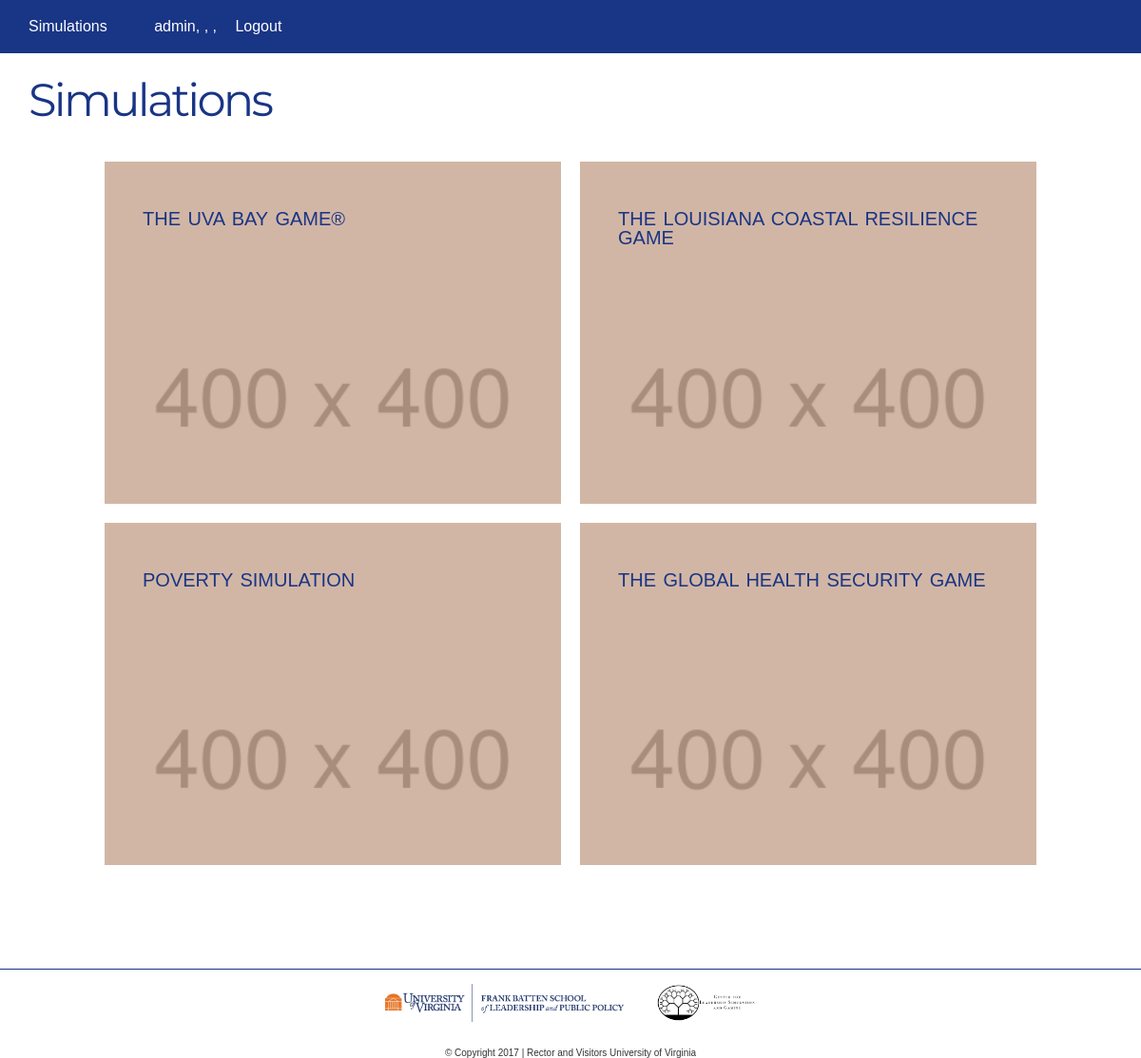
Page / (signed in) on the earlier database version.
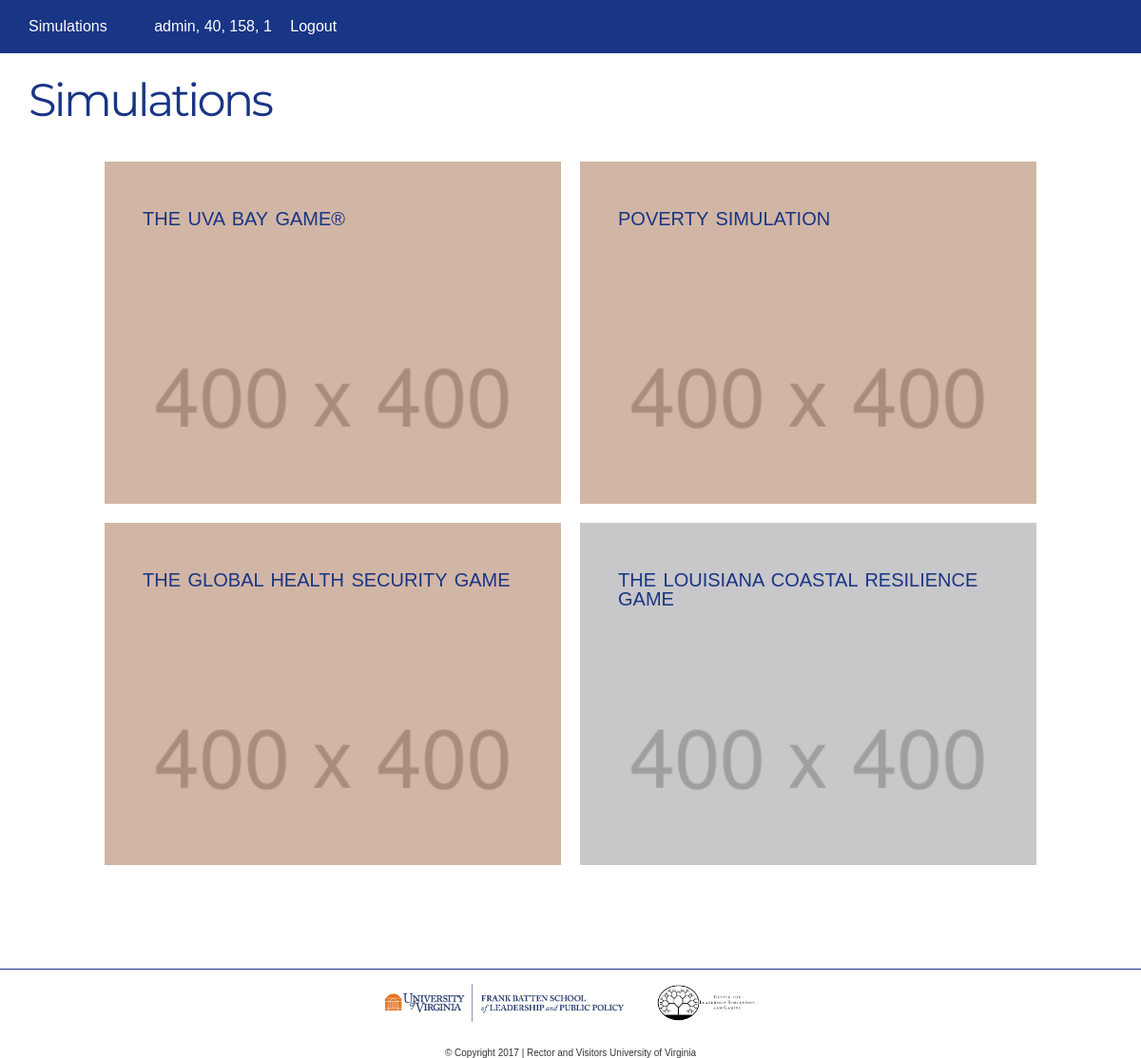
Same page on the later database version.
### CLSGGameLogin/models.py (models this page shows, shortened)
class SimulationGame(models.Model):
    game_order = models.IntegerField(blank=True)
    game_name = models.CharField(max_length=255)
    image = models.ImageField(upload_to='static/media')
    summary = models.CharField(max_length=1024)
    details = models.CharField(max_length=5120, blank=True)
    game_link = models.URLField(blank=True)
    is_active = models.BooleanField(default=True)

### NewsHub/models.py (models this page shows, shortened)
@python_2_unicode_compatible
class UserClass(AbstractUser):
    world = models.CharField(max_length=10, choices=get_worlds_list())
    role = models.CharField(max_length=10, choices=get_roles_list())
    country = models.CharField(max_length=10, choices=get_country_list())
    allowed_games = MultiSelectField(choices=get_games_list())

### CLSGGameLogin/views.py (the view)
# urls.py: url(r'^$', index, name='home'),
def index(request):
    if request.user.is_authenticated:
        allowed_games = request.user.allowed_games
    else:
        allowed_games = []
    games_list = SimulationGame.objects.all().order_by('-is_active',
                                                       'game_order')
    return render(request,
                  "Games/index.html",
                  {
                      'games': games_list,
                      'allowed_games': allowed_games,
                  })

### templates/Games/index.html (shortened to what this page needs)
{% extends "NewsFeed/../base.html" %}
{% load staticfiles %}
{% block content %}
    <div class="container">
        <p class="section-title">Simulations</p>
        <div class="grid">
            {% for game in games %}
                <figure class="effect-sarah {% if not game.is_active %}
                inactive {% endif %}">
                    <img src="{{ game.image }}"
                         alt="{{ game.game_name }}"/>
                    <figcaption>
                        <h2>{{ game.game_name }}</h2>
                    </figcaption>
                </figure>
            {% endfor %}
        </div>
    </div>
{% endblock %}

### templates/base.html (shortened to what this page needs)
<!DOCTYPE html>
{% load staticfiles %}
<html lang="en">
<head>
    <link rel="stylesheet"
          href="https://maxcdn.bootstrapcdn.com/bootstrap/3.3.7/css/bootstrap.min.css"
>
    <link rel="stylesheet" href="{% static '/css/main.css' %}" type="text/css"
          media="screen">
    <link rel="stylesheet"
          href="https://maxcdn.bootstrapcdn.com/font-awesome/4.7.0/css/font-awesome.min.css">
</head>
<body>
<div id="wrapper">
    <div id="header">
        <div>
            <span class="col text-left link-action">
                <a href="{% url 'home' %}">Simulations</a>
            </span>
            <span class="col text-right link-action">
                {% if user.is_authenticated %}
                    {{ user.username }}, {{ user.world }},
                    {{ user.country }}, {{ user.role }}
                    <a href="{% url 'logout' %}"
                       style="visibility: visible">Logout</a>
                {% else %}
                    <a href="{% url 'login' %}"
                       style="visibility: visible">Login</a>
                {% endif %}
            </span>
        </div>
    </div>
    <div id="content">
        {% block content %}{% endblock %}
    </div>
    <div id="footer">
        <ul>
            <a href="https://batten.virginia.edu/">
                <img src="{% static 'img/batten-logo.png' %}"
                     alt="[Batten Logo]">
            </a>
        </ul>
        <ul>
            <a href="https://batten.virginia.edu/clsg">
                <img src="{% static 'img/clsg-logo.png' %}" alt="[CLSG Logo]">
            </a>
        </ul>
        <div class="text-center">
            <p class="copyright">© Copyright
                | Rector and Visitors
                University of Virginia
            </p>
        </div>
    </div>
</div>
</body>
</html>

Differences in the rows shown:
changed UserClass "admin": world (not shown) → "40"; country (not shown) → "158"; role (not shown) → "1"
changed SimulationGame "THE LOUISIANA COASTAL RESILIENCE GAME": is_active True → False (drawn); moves down the list
